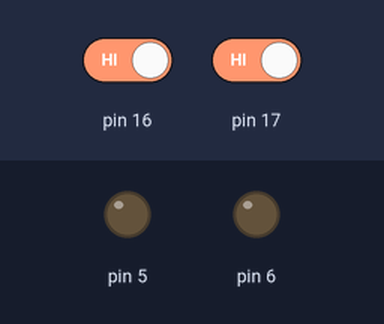
A sketch run on a simulated Arduino Uno, built with avr-gcc and run on an emulated ATmega328P. On the bench: output pins drawn as LEDs (lit = HIGH). Inputs (shaded band) come from the test bench; at power-on: pin 16 HIGH, pin 17 HIGH.

Above: at 3.2 s.
3.3 s: pin 16 driven LOW and pin 17 driven LOW
At 4.5 s:
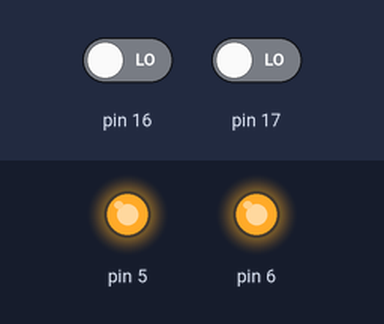
4.8 s: pin 16 driven HIGH
At 5.9 s:
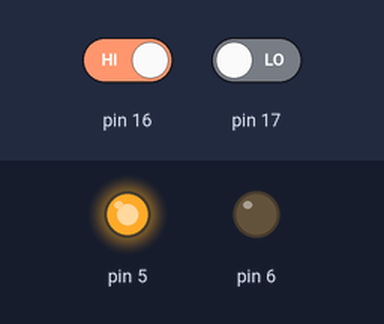
6.3 s: pin 16 driven LOW
At 7.0 s:
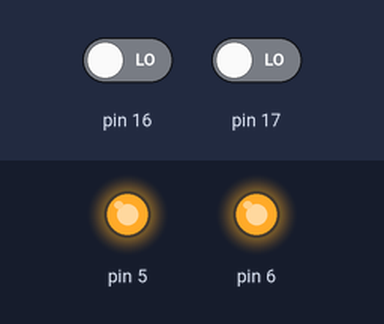
Timing chart, 0 to 9.3 s (numbered marks = the images above; inputs shaded):
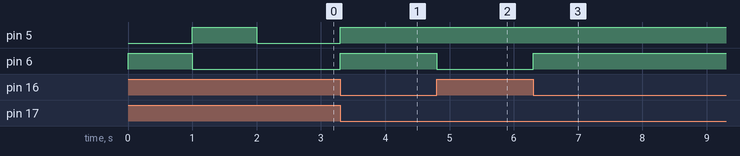

Measured:
- after the input at 3.3 s, pin 5, pin 6: LOW → HIGH at once
- after the input at 4.8 s, pin 6: HIGH → LOW at once
- after the input at 6.3 s, pin 6: LOW → HIGH at once

The sketch:

button.ino
```cpp
/*
  button
  Reads a digital on
    PC2 = Port10
    PC3 = Port3
*/

#define LED1 PB6
#define LED2 PB5

#define BUTTON_PRESSED( pin ) ( ( PINC & _BV( pin ) ) == 0 )

void setup()
{
  Serial.begin( 57600 );

  // Set as INPUT        activate Pulldown internally
  // pinMode( PC2, INPUT ); // digitalWrite( PC2, HIGH );
  // pinMode( PC3, INPUT_PULLUP ); // digitalWrite( PC3, HIGH );

  pinMode( LED1, OUTPUT );
  pinMode( LED2, OUTPUT );

  digitalWrite( LED1, HIGH ); delay( 1000 );
  digitalWrite( LED1, LOW );

  digitalWrite( LED2, HIGH ); delay( 1000 );
  digitalWrite( LED2, LOW );

  // Register C to input
  DDRC  = 0b00000000;
  // Pullup on PC2 and PC3
  PORTC = 0b00001100;
/*
  Serial.println( "------" );
  Serial.println( PINC );
  Serial.println( PORTC );
  Serial.println( PC2 );
  Serial.println( PC3 );
  Serial.println( "------" );
*/
}

void loop()
{
/*
  Serial.println( "---b" );
  Serial.println( PINC & 0b00000100 );
  Serial.println( PINC & 0b00001000 );
  Serial.println( "--BV" );
  Serial.println( PINC & _BV( PC2 ) );
  Serial.println( PINC & _BV( PC3 ) );
  Serial.println( "--digitalread" );
  Serial.println( digitalRead( PC2 ) );
  Serial.println( digitalRead( PC3 ) );
  Serial.println( "---" );
*/
  digitalWrite( LED1, BUTTON_PRESSED( PC2 ) );
  digitalWrite( LED2, BUTTON_PRESSED( PC3 ) );

  delay( 1 );
}
```
